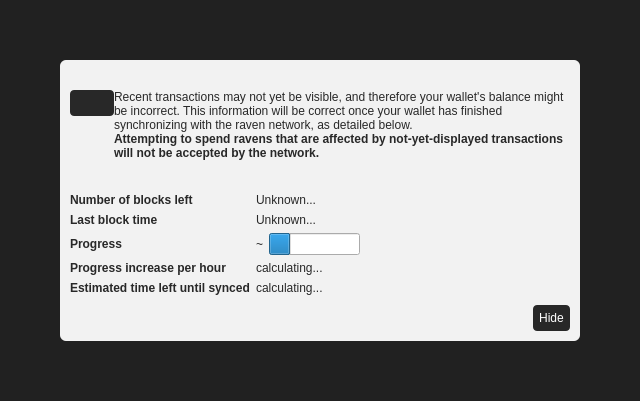
<?xml version="1.0" encoding="UTF-8"?>
<ui version="4.0">
 <class>ModalOverlay</class>
 <widget class="ModalOverlay" name="ModalOverlay">
  <property name="geometry">
   <rect>
    <x>0</x>
    <y>0</y>
    <width>640</width>
    <height>401</height>
   </rect>
  </property>
  <property name="windowTitle">
   <string>Form</string>
  </property>
  <layout class="QVBoxLayout" name="verticalLayout" stretch="0">
   <property name="sizeConstraint">
    <enum>QLayout::SetDefaultConstraint</enum>
   </property>
   <property name="leftMargin">
    <number>0</number>
   </property>
   <property name="topMargin">
    <number>0</number>
   </property>
   <property name="rightMargin">
    <number>0</number>
   </property>
   <property name="bottomMargin">
    <number>0</number>
   </property>
   <item>
    <widget class="QWidget" name="bgWidget" native="true">
     <property name="styleSheet">
      <string notr="true">#bgWidget { background: rgba(0,0,0,220); }</string>
     </property>
     <layout class="QVBoxLayout" name="verticalLayoutMain" stretch="1">
      <property name="leftMargin">
       <number>60</number>
      </property>
      <property name="topMargin">
       <number>60</number>
      </property>
      <property name="rightMargin">
       <number>60</number>
      </property>
      <property name="bottomMargin">
       <number>60</number>
      </property>
      <item>
       <widget class="QWidget" name="contentWidget" native="true">
        <property name="styleSheet">
         <string notr="true">#contentWidget { background: rgba(255,255,255,240); border-radius: 6px; }
QLabel { color: rgb(40,40,40); }
QPushButton { background-color: rgb(40,40,40); color: rgb(255,255,255); border-radius: 4px; padding: 6px; }
QPushButton:hover { background-color: rgb(60,60,60); }
QPushButton:pressed { background-color: rgb(20,20,20); }</string>
        </property>
        <layout class="QVBoxLayout" name="verticalLayoutSub" stretch="1,0,0,0">
         <property name="spacing">
          <number>0</number>
         </property>
         <property name="leftMargin">
          <number>10</number>
         </property>
         <property name="topMargin">
          <number>10</number>
         </property>
         <property name="rightMargin">
          <number>10</number>
         </property>
         <property name="bottomMargin">
          <number>10</number>
         </property>
         <item>
          <layout class="QHBoxLayout" name="horizontalLayoutIconText" stretch="0,1">
           <property name="topMargin">
            <number>20</number>
           </property>
           <item>
            <layout class="QVBoxLayout" name="verticalLayoutIcon">
             <property name="leftMargin">
              <number>0</number>
             </property>
             <item>
              <widget class="QPushButton" name="warningIcon">
               <property name="enabled">
                <bool>false</bool>
               </property>
               <property name="text">
                <string/>
               </property>
               <property name="icon">
                <iconset>
                 <normaloff>:/icons/warning</normaloff>
                 <disabledoff>:/icons/warning</disabledoff>:/icons/warning</iconset>
               </property>
               <property name="iconSize">
                <size>
                 <width>48</width>
                 <height>48</height>
                </size>
               </property>
               <property name="flat">
                <bool>true</bool>
               </property>
              </widget>
             </item>
             <item>
              <spacer name="verticalSpacerWarningIcon">
               <property name="orientation">
                <enum>Qt::Vertical</enum>
               </property>
               <property name="sizeHint" stdset="0">
                <size>
                 <width>20</width>
                 <height>40</height>
                </size>
               </property>
              </spacer>
             </item>
            </layout>
           </item>
           <item>
            <layout class="QVBoxLayout" name="verticalLayoutInfoText">
             <property name="leftMargin">
              <number>0</number>
             </property>
             <property name="topMargin">
              <number>0</number>
             </property>
             <item>
              <widget class="QLabel" name="infoText">
               <property name="text">
                <string>Recent transactions may not yet be visible, and therefore your wallet's balance might be incorrect. This information will be correct once your wallet has finished synchronizing with the raven network, as detailed below.</string>
               </property>
               <property name="textFormat">
                <enum>Qt::RichText</enum>
               </property>
               <property name="wordWrap">
                <bool>true</bool>
               </property>
              </widget>
             </item>
             <item>
              <widget class="QLabel" name="infoTextStrong">
               <property name="font">
                <font>
                 <weight>75</weight>
                 <bold>true</bold>
                </font>
               </property>
               <property name="text">
                <string>Attempting to spend ravens that are affected by not-yet-displayed transactions will not be accepted by the network.</string>
               </property>
               <property name="textFormat">
                <enum>Qt::RichText</enum>
               </property>
               <property name="wordWrap">
                <bool>true</bool>
               </property>
              </widget>
             </item>
             <item>
              <spacer name="verticalSpacerInTextSpace">
               <property name="orientation">
                <enum>Qt::Vertical</enum>
               </property>
               <property name="sizeHint" stdset="0">
                <size>
                 <width>20</width>
                 <height>40</height>
                </size>
               </property>
              </spacer>
             </item>
            </layout>
           </item>
          </layout>
         </item>
         <item>
          <spacer name="verticalSpacerAfterText">
           <property name="orientation">
            <enum>Qt::Vertical</enum>
           </property>
           <property name="sizeHint" stdset="0">
            <size>
             <width>20</width>
             <height>40</height>
            </size>
           </property>
          </spacer>
         </item>
         <item>
          <layout class="QFormLayout" name="formLayout">
           <property name="fieldGrowthPolicy">
            <enum>QFormLayout::FieldsStayAtSizeHint</enum>
           </property>
           <property name="horizontalSpacing">
            <number>6</number>
           </property>
           <property name="verticalSpacing">
            <number>6</number>
           </property>
           <property name="topMargin">
            <number>10</number>
           </property>
           <item row="0" column="0">
            <widget class="QLabel" name="labelNumberOfBlocksLeft">
             <property name="font">
              <font>
               <weight>75</weight>
               <bold>true</bold>
              </font>
             </property>
             <property name="text">
              <string>Number of blocks left</string>
             </property>
            </widget>
           </item>
           <item row="0" column="1">
            <widget class="QLabel" name="numberOfBlocksLeft">
             <property name="text">
              <string>Unknown...</string>
             </property>
            </widget>
           </item>
           <item row="1" column="0">
            <widget class="QLabel" name="labelLastBlockTime">
             <property name="font">
              <font>
               <weight>75</weight>
               <bold>true</bold>
              </font>
             </property>
             <property name="text">
              <string>Last block time</string>
             </property>
            </widget>
           </item>
           <item row="1" column="1">
            <widget class="QLabel" name="newestBlockDate">
             <property name="sizePolicy">
              <sizepolicy hsizetype="Maximum" vsizetype="Preferred">
               <horstretch>0</horstretch>
               <verstretch>0</verstretch>
              </sizepolicy>
             </property>
             <property name="text">
              <string>Unknown...</string>
             </property>
            </widget>
           </item>
           <item row="2" column="0">
            <widget class="QLabel" name="labelSyncDone">
             <property name="font">
              <font>
               <weight>75</weight>
               <bold>true</bold>
              </font>
             </property>
             <property name="text">
              <string>Progress</string>
             </property>
            </widget>
           </item>
           <item row="2" column="1">
            <layout class="QHBoxLayout" name="horizontalLayoutSync" stretch="0,1">
             <item>
              <widget class="QLabel" name="percentageProgress">
               <property name="text">
                <string notr="true">~</string>
               </property>
              </widget>
             </item>
             <item>
              <widget class="QProgressBar" name="progressBar">
               <property name="value">
                <number>24</number>
               </property>
               <property name="format">
                <string/>
               </property>
              </widget>
             </item>
            </layout>
           </item>
           <item row="4" column="0">
            <widget class="QLabel" name="labelProgressIncrease">
             <property name="font">
              <font>
               <weight>75</weight>
               <bold>true</bold>
              </font>
             </property>
             <property name="text">
              <string>Progress increase per hour</string>
             </property>
            </widget>
           </item>
           <item row="4" column="1">
            <widget class="QLabel" name="progressIncreasePerH">
             <property name="text">
              <string>calculating...</string>
             </property>
            </widget>
           </item>
           <item row="5" column="0">
            <widget class="QLabel" name="labelEstimatedTimeLeft">
             <property name="font">
              <font>
               <weight>75</weight>
               <bold>true</bold>
              </font>
             </property>
             <property name="text">
              <string>Estimated time left until synced</string>
             </property>
            </widget>
           </item>
           <item row="5" column="1">
            <widget class="QLabel" name="expectedTimeLeft">
             <property name="text">
              <string>calculating...</string>
             </property>
            </widget>
           </item>
          </layout>
         </item>
         <item>
          <layout class="QHBoxLayout" name="horizontalLayoutButtons">
           <property name="leftMargin">
            <number>10</number>
           </property>
           <property name="topMargin">
            <number>10</number>
           </property>
           <item>
            <widget class="QLabel" name="versionLabel">
             <property name="text">
              <string></string>
             </property>
            </widget>
           </item>
           <item>
            <spacer name="horizontalSpacer">
             <property name="orientation">
              <enum>Qt::Horizontal</enum>
             </property>
             <property name="sizeHint" stdset="0">
              <size>
               <width>40</width>
               <height>20</height>
              </size>
             </property>
            </spacer>
           </item>
           <item>
            <widget class="QPushButton" name="closeButton">
             <property name="text">
              <string>Hide</string>
             </property>
            </widget>
           </item>
          </layout>
         </item>
        </layout>
       </widget>
      </item>
     </layout>
    </widget>
   </item>
  </layout>
 </widget>
 <customwidgets>
  <customwidget>
   <class>ModalOverlay</class>
   <extends>QWidget</extends>
   <header>modaloverlay.h</header>
   <container>1</container>
  </customwidget>
 </customwidgets>
 <resources/>
 <connections/>
</ui>
